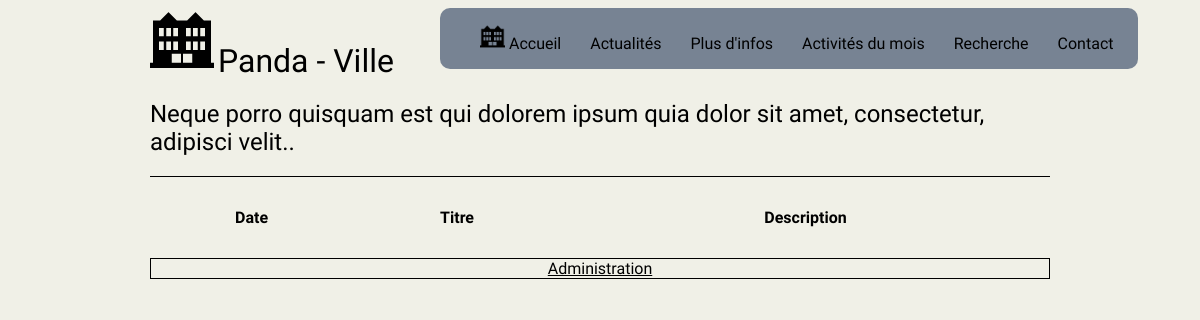
Page /activities.php on the earlier database version.
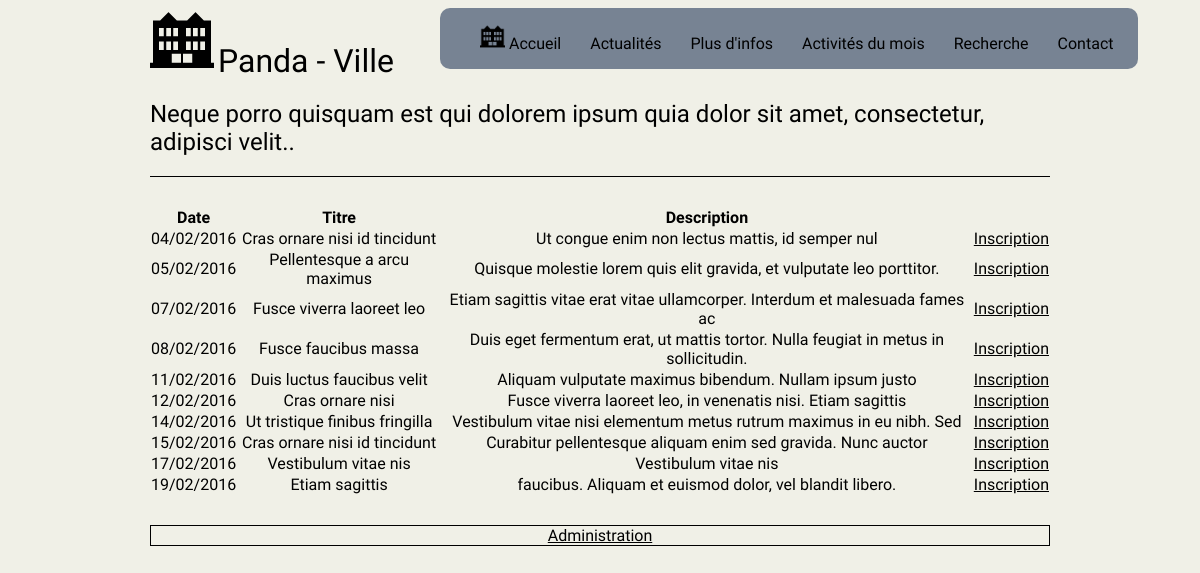
Same page on the later database version.
### tables this page shows
CREATE TABLE IF NOT EXISTS `activities` (
  `id` int(11) NOT NULL AUTO_INCREMENT,
  `date` varchar(255) NOT NULL,
  `title` varchar(255) NOT NULL,
  `description` varchar(255) NOT NULL,
  PRIMARY KEY (`id`)
);

### activities.php (the view, shortened to what this page needs)
<!DOCTYPE html>
<html lang="en">
<head>
    <link rel="stylesheet" href="style.css"/>
</head>
<body>
<div id="block_body">
    <?php include('header.php'); ?>
    <section>
        <table class="activities">
            <thead>
            <tr>
                <th>Date</th>
                <th>Titre</th>
                <th>Description</th>
            </tr>
            </thead>
            <tbody>
            <?php
            $bdd = new PDO('mysql:host=localhost;dbname=myonlinetown;charset=utf8', 'root', '');
            $bdd->setAttribute(PDO::ATTR_ERRMODE, PDO::ERRMODE_EXCEPTION);
            $req = $bdd->prepare('SELECT id, date, title, description FROM activities');
            $req->execute();
            $result = $req->fetchAll();
            foreach ($result as $news) {
                ?>
                <tr>
                    <td data-thead="Date :"><?php echo date("d/m/Y", strtotime($news['date'])); ?></td>
                    <td data-thead="Titre :"><?php echo $news['title']; ?></td>
                    <td data-thead="Description :"><?php echo $news['description']; ?></td>
                    <td><a href="#">Inscription</a></td>
                </tr>
                <?php
            }
            ?>
            </tbody>
        </table>
    </section>
    <footer>
        <a href="#">Administration</a>
    </footer>
</div>
</body>
</html>

Differences in the rows shown:
added activities: date "04/02/2016", title "Cras ornare nisi id tincidunt", description "Ut congue enim non lectus mattis, id semper nul"
added activities: date "05/02/2016", title "Pellentesque a arcu maximus", description "Quisque molestie lorem quis elit gravida, et vulputate leo porttitor."
added activities: date "07/02/2016", title "Fusce viverra laoreet leo", description "Etiam sagittis vitae erat vitae ullamcorper. Interdum et malesuada fames ac"
added activities: date "08/02/2016", title "Fusce faucibus massa", description "Duis eget fermentum erat, ut mattis tortor. Nulla feugiat in metus in sollicitudin."
added activities: date "11/02/2016", title "Duis luctus faucibus velit", description "Aliquam vulputate maximus bibendum. Nullam ipsum justo"
added activities: date "12/02/2016", title "Cras ornare nisi", description "Fusce viverra laoreet leo, in venenatis nisi. Etiam sagittis"
added activities: date "14/02/2016", title "Ut tristique finibus fringilla", description "Vestibulum vitae nisi elementum metus rutrum maximus in eu nibh. Sed"
added activities: date "15/02/2016", title "Cras ornare nisi id tincidunt", description "Curabitur pellentesque aliquam enim sed gravida. Nunc auctor"
added activities: date "17/02/2016", title "Vestibulum vitae nis", description "Vestibulum vitae nis"
added activities: date "19/02/2016", title "Etiam sagittis", description "faucibus. Aliquam et euismod dolor, vel blandit libero."
